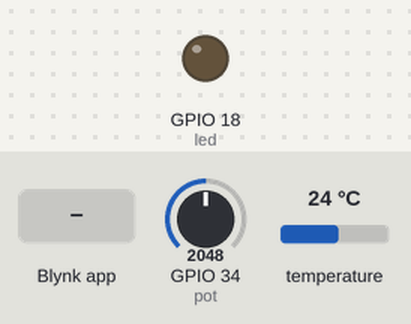
Bench run of a sketch on a simulated ESP32. Shown: output pins drawn as LEDs (lit = HIGH). Inputs (shaded band) come from the test bench; at power-on: GPIO 34 (pot) = 2048, temperature 24 °C. WiFi joins after 1.5 s; servers stay silent unless stated; what the sketch prints to the serial monitor is not drawn.

Above: at 3.0 s.
3.1 s: GPIO 34 (pot) set to 0
At 4.6 s:
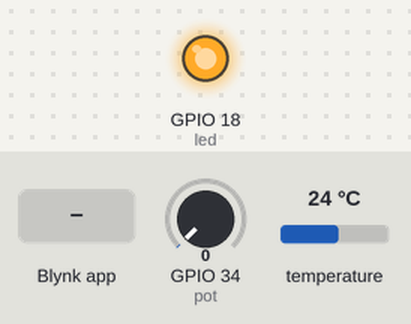
6.3 s: Blynk app writes 1 to V6
Timing chart, 0 to 9.3 s (numbered marks = the images above; inputs shaded):
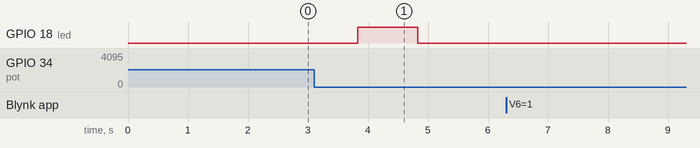

The sketch:

eind.ino
```cpp
#define BLYNK_TEMPLATE_ID "user20"
#define BLYNK_TEMPLATE_NAME "user20@server.wyns.it"
#define BLYNK_PRINT Serial
#include <WiFi.h>
#include <WiFiClient.h>
#include <BlynkSimpleEsp32.h>

#include <Wire.h>
#include <SPI.h>
#include <Adafruit_BMP280.h>

Adafruit_BMP280 bmp;
BlynkTimer timer;
WidgetLED led1(V6);

// You should get Auth Token in the Blynk App.
// Go to the Project Settings (nut icon).
char auth[] = "QddllR7eEuSt7dBJjC6xwHAccHH_4frN";

// Your WiFi credentials.
// Set password to "" for open networks.
char ssid[] = "telenet-B115D97";
char pass[] = "wkd3ucpeXfch";

#define BMP_SCK (13)
#define BMP_MISO (12)
#define BMP_MOSI (11)
#define BMP_CS (10)
#define led 18

int gewensteWaarde;
int pot2 = 0.0;
int ap1 = 0.0;
int ap2 = 0.0;
int POT1 = 0.0;
float Val = 0;
float pot = 34;


void sendSensor() {
  float t = bmp.readTemperature();
  float tt = int(t * 10) / 10.0;
  Blynk.virtualWrite(V5, tt);
}

#define gewensteWaarde V7

BLYNK_WRITE(gewensteWaarde) {
  int gt = param.asInt();
  Val = gt;
  Serial.print("Gewenste waarde ingesteld op: ");
  Serial.println(gt);
}
void setup() {
  Serial.begin(115200);
  Serial.println(F("BMP280 test"));

  pinMode(led, OUTPUT);

  if (!bmp.begin(0x76)) {
    Serial.println(F("Could not find a valid BMP280 sensor, check wiring or try a different address!"));
    while (1)
      ;
  }

  delay(10);
  Serial.print("Connecting to ");
  Serial.println(ssid);

  WiFi.begin(ssid, pass);
  int wifi_ctr = 0;
  while (WiFi.status() != WL_CONNECTED) {
    delay(500);
    Serial.print(".");
  }

  Serial.println("WiFi connected");

  Blynk.begin(auth, ssid, pass, "server.wyns.it", 8081);

// Additional lines to define the Blynk template ID and name
#define BLYNK_TEMPLATE_ID "user20"
#define BLYNK_TEMPLATE_NAME "user20@server.wyns.it"

  timer.setInterval(1000L, sendSensor);
}


void loop() {
  Blynk.run();
  timer.run();
    float t = bmp.readTemperature();

  float potvalue = analogRead(pot);
  POT1 = map(potvalue, 0, 4095, 0, 30);
  if (POT1 != pot2) {
    pot2 = POT1;
    Blynk.virtualWrite(V7, pot2);
    t = pot2;
  }
  if (ap2 != ap1) {
    ap2 = ap1;
    Blynk.virtualWrite(V7, ap2);
        t = ap2;

  }

  if (t <= Val) {
    digitalWrite(led, HIGH);
    led1.on();
  }

  else {
    digitalWrite(led, LOW);
    led1.off();
  }


  Serial.print(F("Temperature = "));
  Serial.print(bmp.readTemperature());
  Serial.println(" *C");
  Serial.println();

delay(1000);
}
BLYNK_WRITE(V6) {
  float value = param.asFloat();
  Serial.print("float value received from Blynk app: ");
  Serial.print(value);
}
```

Measured:
- after the input at 3.1 s, GPIO 18 (led): LOW → HIGH after 0.73 s, → LOW 1.0 s later
- after the input at 6.3 s, every drawn part: stays the same
